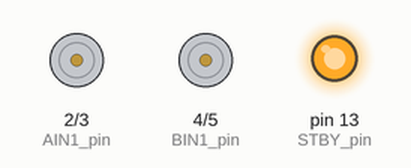
The sketch below on a simulated Arduino Uno, built with avr-gcc and run on an emulated ATmega328P. Parts: motor-driver pin pairs drawn as motors (green arrow = first pin HIGH = forward, orange = second pin HIGH = backward, longer = more drive, scaled by the enable pin, stopped while the standby pin is LOW), output pins drawn as LEDs (lit = HIGH).

Above: at 0.5 s.
At 2.5 s:
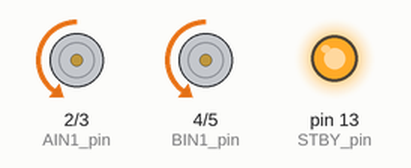
At 4.5 s:
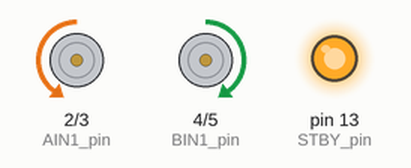
Timing chart, 0 to 5.2 s (numbered marks = the images above):
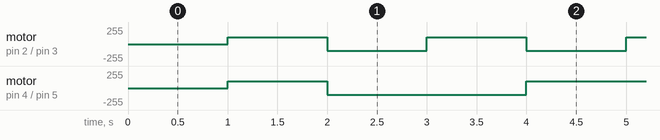

Measured:
- by itself, motor on pin 2 (AIN1_pin) / pin 3 (AIN2_pin): alternates forward 100/255 for 1.0 s and backward 100/255 for 1.0 s
- by itself, motor on pin 4 (BIN1_pin) / pin 5 (BIN2_pin): repeats every 4.0 s: backward 100/255 2.0 s, forward 100/255 2.0 s

The sketch:

RobotTest1.ino
```cpp
// =============================================
// PROGRAMA DEL DRIVER DEL ROBOT: EJERCICIOS
// =============================================
// TRABAJO EN GRUPO
// TECNOLOGIA ELECTRONICA DE COMPUTADORES
// UNIVERSIDAD DE OVIEDO
// (C) jC Anton 2022
//==============================================

#define DEBUG

// declaraciones de pines
#define AIN1_pin 2  // control motor derecho
#define AIN2_pin 3

#define BIN1_pin  4 // control motor izquierdo
#define BIN2_pin  5

#define PWMA_pin  9 // motor izquierdo PWM
#define PWMB_pin  10 // motor izquierdo PWM

#define STBY_pin  13 // Stanby  habilitacion driver del motor

#define Photo_Left_pin  A0 // pin sensor Izquierdo
#define Photo_Right_pin A1 // pin sensor Derecho

// ...

// almacena lecturas de los sensores óptico
int Photo_Left  = 0;
int Photo_Right = 0;


void setup() {

  // inicialización de los pines de control del motor
  pinMode(AIN1_pin, OUTPUT);
  pinMode(AIN2_pin, OUTPUT);

  pinMode(BIN1_pin, OUTPUT);
  pinMode(BIN2_pin, OUTPUT);

  pinMode(PWMA_pin, OUTPUT);
  pinMode(PWMB_pin, OUTPUT);

  pinMode(STBY_pin, OUTPUT);

  pinMode(Photo_Left_pin, INPUT);
  pinMode(Photo_Right_pin, INPUT);
  // inicialización de pines sensores ópticos
  // ....

  digitalWrite(STBY_pin , HIGH);      // habilitación de motores

  set_velocity(100);             // fija una velocidad
}


//----------------
// Bucle principal
//----------------
void loop(){


// test de movimentos del robot: avance, atras, giros
// ---------------------------------------------------
  delay(1000);
  Avanza();
  delay(1000);
  Retroceder();
  delay(1000);
  Izquierda();
  delay(1000);
  Derecha();


// .... resto de movimientos


// test de velocidad
// -------------------
//
// set_velocity(...);


// test de lectura del estado de los sensores ópticos
//---------------------------------------------------
//
// Photo_Left = analogRead(Photo_Left_pin);
// .... resto de codigo ....


}
//----------- fin bucle principal ---------
//-----------------------------
// Funcion de avance del motor
//-----------------------------
void Avanza() {
digitalWrite(AIN1_pin,HIGH); // motor derecho
digitalWrite(AIN2_pin,LOW);
digitalWrite(BIN1_pin,HIGH); // mmotor izquierdo
digitalWrite(BIN2_pin,LOW);
} // ---------------------------

// ... otros movimientos
void Retroceder(){
digitalWrite(AIN1_pin,LOW); // motor derecho
digitalWrite(AIN2_pin,HIGH);
digitalWrite(BIN1_pin,LOW); // mmotor izquierdo
digitalWrite(BIN2_pin,HIGH);
}

void Derecha(){
digitalWrite(AIN1_pin,LOW); // motor derecho
digitalWrite(AIN2_pin,HIGH);
digitalWrite(BIN1_pin,HIGH); // mmotor izquierdo
digitalWrite(BIN2_pin,LOW);
}

void Izquierda(){
digitalWrite(AIN1_pin,HIGH); // motor derecho
digitalWrite(AIN2_pin,LOW);
digitalWrite(BIN1_pin,LOW); // mmotor izquierdo
digitalWrite(BIN2_pin,HIGH);
}

//----------------------------------------
// Función que fija la velocidad del robot
//-----------------------------------------
void set_velocity (byte velocity) {
analogWrite(PWMA_pin, velocity);
analogWrite(PWMB_pin, velocity);
}    
```
